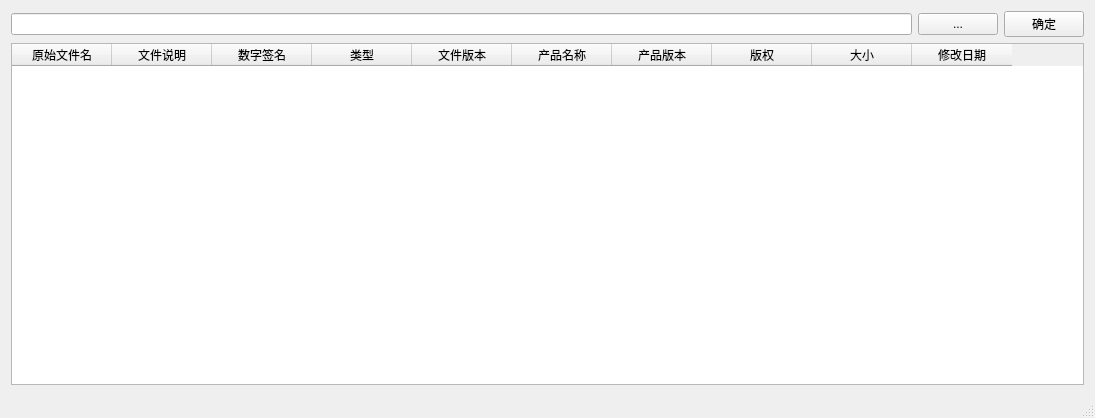
<?xml version="1.0" encoding="UTF-8"?>
<ui version="4.0">
 <class>dolphinClass</class>
 <widget class="QMainWindow" name="dolphinClass">
  <property name="geometry">
   <rect>
    <x>0</x>
    <y>0</y>
    <width>1095</width>
    <height>418</height>
   </rect>
  </property>
  <property name="contextMenuPolicy">
   <enum>Qt::DefaultContextMenu</enum>
  </property>
  <property name="windowTitle">
   <string>dolphin</string>
  </property>
  <widget class="QWidget" name="centralWidget">
   <layout class="QVBoxLayout" name="verticalLayout">
    <item>
     <layout class="QHBoxLayout" name="horizontalLayout">
      <item>
       <widget class="QLineEdit" name="lineedit_path"/>
      </item>
      <item>
       <widget class="QPushButton" name="btn_serachpath">
        <property name="text">
         <string>...</string>
        </property>
       </widget>
      </item>
      <item>
       <widget class="QPushButton" name="btn_ok">
        <property name="text">
         <string>确定</string>
        </property>
       </widget>
      </item>
     </layout>
    </item>
    <item>
     <widget class="QTableWidget" name="productInfoTable">
      <property name="contextMenuPolicy">
       <enum>Qt::ActionsContextMenu</enum>
      </property>
      <attribute name="horizontalHeaderCascadingSectionResizes">
       <bool>false</bool>
      </attribute>
      <column>
       <property name="text">
        <string>原始文件名</string>
       </property>
      </column>
      <column>
       <property name="text">
        <string>文件说明</string>
       </property>
      </column>
      <column>
       <property name="text">
        <string>数字签名</string>
       </property>
      </column>
      <column>
       <property name="text">
        <string>类型</string>
       </property>
      </column>
      <column>
       <property name="text">
        <string>文件版本</string>
       </property>
      </column>
      <column>
       <property name="text">
        <string>产品名称</string>
       </property>
      </column>
      <column>
       <property name="text">
        <string>产品版本</string>
       </property>
      </column>
      <column>
       <property name="text">
        <string>版权</string>
       </property>
      </column>
      <column>
       <property name="text">
        <string>大小</string>
       </property>
      </column>
      <column>
       <property name="text">
        <string>修改日期</string>
       </property>
      </column>
     </widget>
    </item>
   </layout>
  </widget>
  <widget class="QMenuBar" name="menuBar">
   <property name="geometry">
    <rect>
     <x>0</x>
     <y>0</y>
     <width>1095</width>
     <height>23</height>
    </rect>
   </property>
  </widget>
  <widget class="QStatusBar" name="statusBar"/>
 </widget>
 <layoutdefault spacing="6" margin="11"/>
 <resources>
  <include location="dolphin.qrc"/>
 </resources>
 <connections/>
</ui>
